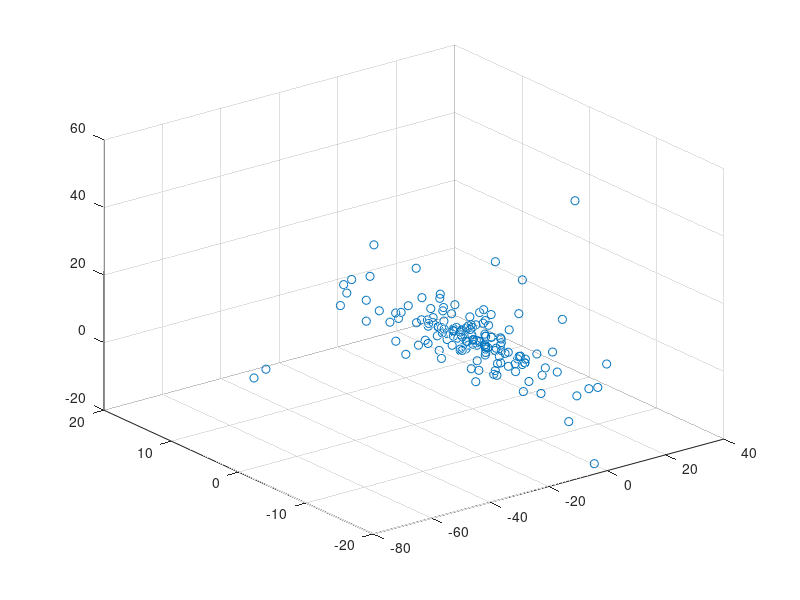

MATLAB code for this plot:
clear all

% params
Datasets   = {'TeddyBear', 'House'};

dataset    = Datasets{2};
sampleSize = 8;
plotF      = false;
% \params

if strcmp(dataset, 'TeddyBear') == 1
    mat_ = load('a2/output/teddy.mat');
    D = mat_.coordinates;
    mat_ = load('a2/output/teddyPV.mat');
    PV = mat_.pointView;
elseif strcmp(dataset, 'House') == 1
    mat_ = load('a2/output/house.mat');
    D = mat_.coordinates;
    mat_ = load('a2/output/housePV.mat');
    PV = mat_.pointView;
end

% TODO: Deal with missing data
for i = 1 : size(PV, 2)
    a(i) = sum(PV(:,i));
end

index = 1;
for k = 1 : size(a,2)
    if (a(k)) > 35
        coord(:,index) = D(:,k);
        index = index + 1;
    end
end

D = coord;
%% 1. Normalize the point coords (translate them to the mean)
for i = 1:size(D, 1)
    X    = D(i, 1:2:end);
    Y    = D(i, 2:2:end);
    mu_x = mean(X);
    mu_y = mean(Y);
    
    D(1:2:end) = D(1:2:end) - mu_x;
    D(2:2:end) = D(2:2:end) - mu_y;
end

%% 2. SVD of D matrix
[U, W, V] = svd(D);
U_3 = U(:, 1:3);
W_3 = W(1:3, 1:3);
V_3 = V(1:3, :);

M = U_3 * sqrt(W_3);
S = sqrt(W_3) * V_3;

scatter3(S(1, :), S(2, :), S(3, :));
% Eliminate affine ambiguity !